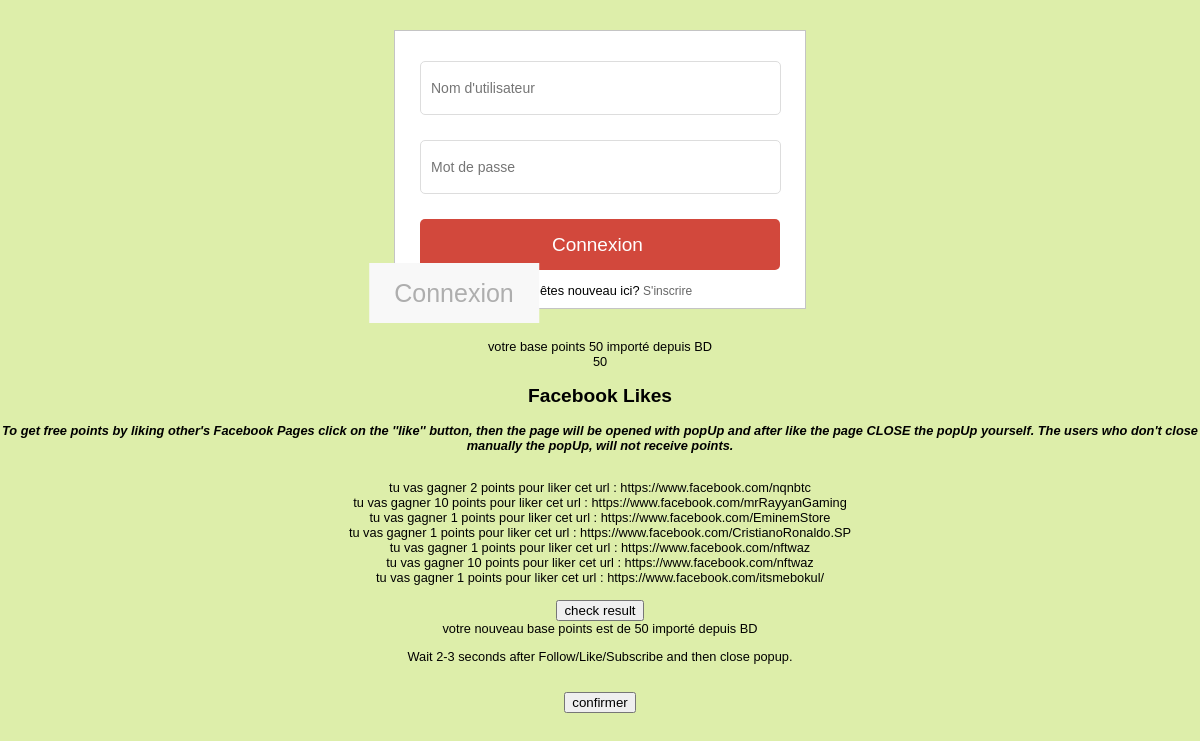
The app's page /fb_likes.php with its own data.
### tables this page shows
CREATE TABLE IF NOT EXISTS `basepoints` (
  `email` varchar(100) NOT NULL,
  `username` varchar(100) NOT NULL,
  `cpc` bigint(20) NOT NULL,
  PRIMARY KEY (`email`)
);

CREATE TABLE IF NOT EXISTS `fb_likes` (
  `email` varchar(100) NOT NULL,
  `username` varchar(100) NOT NULL,
  `title` varchar(100) NOT NULL,
  `url` varchar(100) NOT NULL,
  `totalclicks` int(11) NOT NULL,
  `dailyclicks` int(11) NOT NULL,
  `cpc` bigint(11) NOT NULL,
  PRIMARY KEY (`email`)
);

### fb_likes.php (the view, shortened to what this page needs)
<?php
require('/login.php');
    $host = 'localhost';
    $dbname = 'like4hits';
    $username = 'root';
    $password = '';
    $dsn = "mysql:host=$host;dbname=$dbname";
    $sql = "SELECT * FROM fb_likes";
    $sql2="SELECT * FROM basepoints ";
    try{
     $pdo = new PDO($dsn, $username, $password);
     $stmt = $pdo->query($sql);
     $cpcrequest=$pdo->query($sql2);
    }catch (PDOException $e){
        echo $e->getMessage();
    }
?>
<html>
<head>
  </head>
<body>
<?php
$j=0;
$i=0;
  $basetab=array();
    $cpctab=array();
          $tableau_php = array();
while($roww =  $cpcrequest->fetch(PDO::FETCH_ASSOC)) :
    $basetab[$j]=$roww['cpc'];
    $j++;
    foreach ($basetab as $j => $value) {
           echo " votre base points $basetab[$j]     importé depuis BD <br/>";
       }?> <?php endwhile;
     while($row = $stmt->fetch(PDO::FETCH_ASSOC)) :
          $i++;
          $tableau_php[$i]=$row['url'];
          $cpctab[$i]=$row['cpc'];
                                        ?>
   <?php endwhile;
    ?>
  <div class="fb-root">
   <h2>Facebook Likes </h2>
 <p><em><b>To get free points by liking other's Facebook Pages click on the ''like'' button, then the page will be opened with popUp and after like the page CLOSE the popUp yourself. The users who don't close manually the popUp, will not receive points.</b></em></p>
<div class="fb-like" data-href="" data-width="500" data-layout="box_count" data-action="like" data-size="large" data-share="false" id="api"></div> </br><?php
foreach ($tableau_php as $i => $value) {
           echo "  tu vas gagner  $cpctab[$i] points  pour liker cet url : $tableau_php[$i] <br/>";
           }
   ?>
<input type="button" name="btn" onclick="addpoints()" value="check result" id="button2"></br>
<?php  foreach ($basetab as $j => $value) {
           echo " votre nouveau base  points est de $basetab[$j]     importé depuis BD <br/>";
       } ?>
  <p>Wait 2-3 seconds after Follow/Like/Subscribe and then close popup.</p></br>
<input type="button" value="confirmer" id="refreshbtn" onclick="history.go(0)" ></br>
</div>
</head>
</body>
</html>

### login.php (shortened to what this page needs)
<!DOCTYPE html>
<html>
<head>
	<link rel="stylesheet" href="style.css" />
</head>
<body>
<form class="box" action="" method="post" name="login">
<h1 class="box-logo box-title"><a href="acceuil.php">like4hits</a></h1>
<h1 class="box-title">Connexion</h1>
<input type="text" class="box-input" name="username" placeholder="Nom d'utilisateur">
<input type="password" class="box-input" name="password" placeholder="Mot de passe">
<input type="submit" value="Connexion " name="submit" class="box-button">
<p class="box-register">Vous êtes nouveau ici? <a href="register.php">S'inscrire</a></p>
</form>
</body>
</html>

### style.css (style rules this page uses)
body { background: #1c242d; }
.box { border: 1px solid #c4c4c4; padding: 30px 25px 10px 25px; background: white; margin: 30px auto; width: 360px; }
h1.box-logo a { text-decoration:none; }
h1.box-title { color: #AEAEAE; background: #f8f8f8; font-weight: 300; padding: 15px 25px; line-height: 30px; font-size: 25px; text-align:center; margin: -27px -26px 26px; }
.box-button { border-radius: 5px; background: #d2483c; text-align: center; cursor: pointer; font-size: 19px; width: 100%; height: 51px; padding: 0; color: #fff; border: 0; outline:0; }
.box-register { text-align:center; margin-bottom:0px; }
.box-register a { text-decoration:none; font-size:12px; color:#666; }
.box-input { font-size: 14px; background: #fff; border: 1px solid #ddd; margin-bottom: 25px; padding-left:10px; border-radius: 5px; width: 347px; height: 50px; }

### fb_likes.php (style rules this page uses)
h1 { position: absolute; top: 40%; left: 40%; transform: translate(-50%, -50%); }
body { margin: 10px 0 ; padding: 0 ; text-align: center ; font: 0.8em "Trebuchet MS", helvetica, sans-serif ; background: #dea ; }

### records on screen
basepoints: j "50"
fb_likes: dailyclicks "10", cpc "1"

### other values on screen
$cpctab[$i] "2"
$tableau_php[$i] "https://www.facebook.com/nqnbtc"
$tableau_php[$i] "https://www.facebook.com/mrRayyanGaming"
$tableau_php[$i] "https://www.facebook.com/EminemStore"
$tableau_php[$i] "https://www.facebook.com/CristianoRonaldo.SP"
$tableau_php[$i] "https://www.facebook.com/nftwaz"
$tableau_php[$i] "https://www.facebook.com/itsmebokul/"
$basetab[$j] "50"
